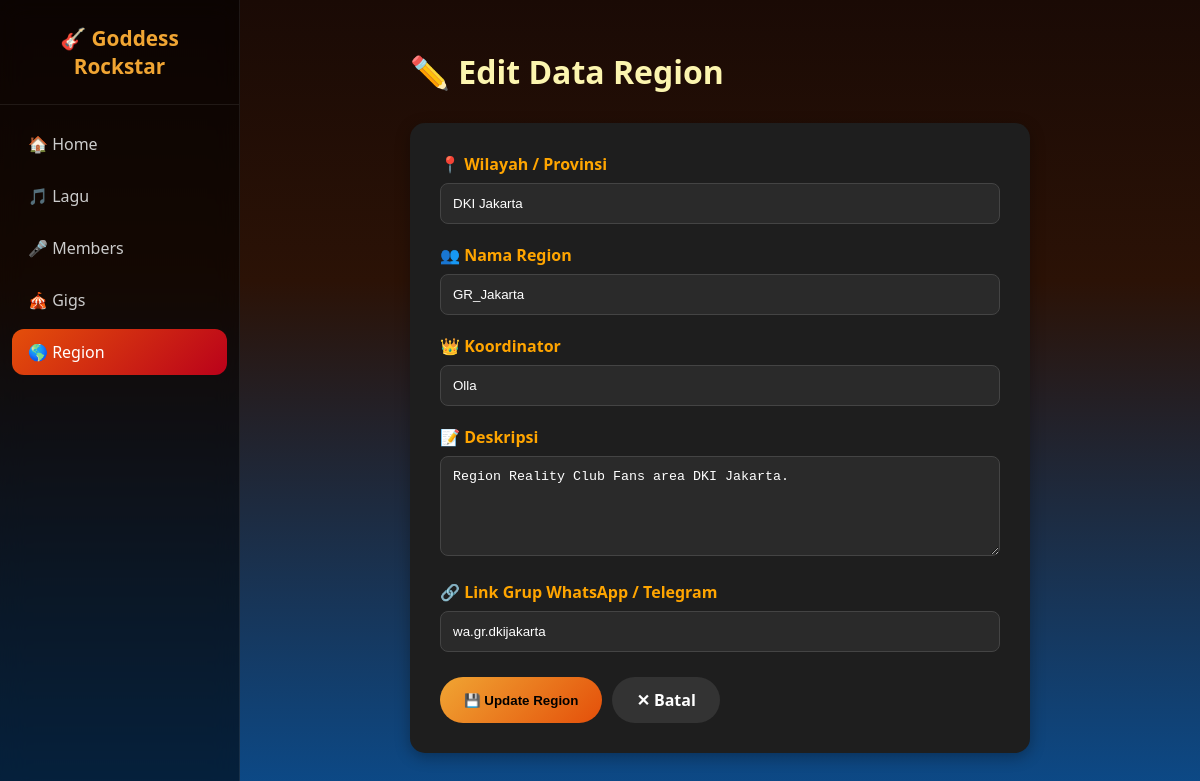
Screenshot of /edit_region.php?id=1 with the database file from the repository.
### tables this page shows
CREATE TABLE `regions` (
  `id_region` int(11) NOT NULL,
  `nama_region` varchar(100) NOT NULL,
  `wilayah` varchar(100) NOT NULL,
  `link_grup` varchar(255) DEFAULT NULL,
  `deskripsi` text DEFAULT NULL,
  `koordinator` varchar(100) DEFAULT NULL
);

### edit_region.php (the view, shortened to what this page needs)
<?php
include 'koneksi.php';
$id = mysqli_real_escape_string($conn, $_GET['id']);
$result = mysqli_query($conn, "SELECT * FROM regions WHERE id_region = '$id'");
$data = mysqli_fetch_assoc($result);
?>
<!DOCTYPE html>
<html lang="id">
<head>
    <link rel="stylesheet" href="style.css">
</head>
<body>
<div class="layout">
    <aside class="sidebar">
        <div class="sidebar-brand">🎸 Goddess<br>Rockstar</div>
        <nav class="sidebar-nav">
            <a href="index.php">🏠 Home</a>
            <a href="lagu.php">🎵 Lagu</a>
            <a href="members.php">🎤 Members</a>
            <a href="gigs.php">🎪 Gigs</a>
            <a href="region.php" class="active">🌎 Region</a>
        </nav>
    </aside>
    <main class="main-content">
        <div class="container" style="max-width: 700px; margin: 0 auto;">
            <div class="page-header">
                <h2>✏️ Edit Data Region</h2>
            </div>
            <form method="POST" action="" style="background: #1e1e1e; padding: 30px; border-radius: 15px; box-shadow: 0 4px 15px rgba(0,0,0,0.3);">
                <div style="margin-bottom: 20px;">
                    <label style="display: block; margin-bottom: 8px; color: orange; font-weight: bold;">📍 Wilayah / Provinsi</label>
                    <input type="text" name="wilayah" value="<?= htmlspecialchars($data['wilayah']) ?>" required
                           style="width: 100%; padding: 12px; background: #2a2a2a; border: 1px solid #444; color: white; border-radius: 8px;">
                </div>
                <div style="margin-bottom: 20px;">
                    <label style="display: block; margin-bottom: 8px; color: orange; font-weight: bold;">👥 Nama Region</label>
                    <input type="text" name="nama_region" value="<?= htmlspecialchars($data['nama_region']) ?>" required
                           style="width: 100%; padding: 12px; background: #2a2a2a; border: 1px solid #444; color: white; border-radius: 8px;">
                </div>
                <div style="margin-bottom: 20px;">
                    <label style="display: block; margin-bottom: 8px; color: orange; font-weight: bold;">👑 Koordinator</label>
                    <input type="text" name="koordinator" value="<?= htmlspecialchars($data['koordinator']) ?>" required
                           style="width: 100%; padding: 12px; background: #2a2a2a; border: 1px solid #444; color: white; border-radius: 8px;">
                </div>
                <div style="margin-bottom: 20px;">
                    <label style="display: block; margin-bottom: 8px; color: orange; font-weight: bold;">📝 Deskripsi</label>
                    <textarea name="deskripsi" required
                              style="width: 100%; padding: 12px; background: #2a2a2a; border: 1px solid #444; color: white; border-radius: 8px; height: 100px; resize: vertical;"><?= htmlspecialchars($data['deskripsi']) ?></textarea>
                </div>
                <div style="margin-bottom: 25px;">
                    <label style="display: block; margin-bottom: 8px; color: orange; font-weight: bold;">🔗 Link Grup WhatsApp / Telegram</label>
                    <input type="text" name="link_grup" value="<?= htmlspecialchars($data['link_grup']) ?>" required
                           style="width: 100%; padding: 12px; background: #2a2a2a; border: 1px solid #444; color: white; border-radius: 8px;">
                </div>
                <div style="display: flex; gap: 10px;">
                    <button type="submit" name="submit" class="btn btn-add" style="border: none; cursor: pointer; padding: 12px 24px;">💾 Update Region</button>
                    <a href="region.php" class="btn btn-reset" style="text-decoration: none; padding: 12px 24px; text-align: center;">✕ Batal</a>
                </div>
            </form>
        </div>
    </main>
</div>
</body>
</html>

### style.css (style rules this page uses)
:root { --cream:#FCF5AF; --yellow:#F0A533; --orange:#E44F0A; --red:#BA011A; --blue:#0B4B8B; --black:#000000; --card:#15110d; --card2:#1d1712; --text:#f5f5f5; --muted:#b8a99a; --sidebar-w:240px; }
* { margin:0; padding:0; box-sizing:border-box; }
html { scroll-behavior:smooth; }
body { font-family:'Segoe UI',sans-serif; color:var(--text); min-height:100vh; overflow-x:hidden; background: linear-gradient(180deg, #1a0a05 0%, #2b1206 35%, #0B4B8B 100%); }
.layout { display:flex; min-height:100vh; }
.sidebar { width:var(--sidebar-w); flex-shrink:0; background:rgba(0,0,0,.55); backdrop-filter:blur(12px); border-right:1px solid rgba(255,255,255,.08); padding:24px 0; position:fixed; top:0; left:0; bottom:0; display:flex; flex-direction:column; }
.sidebar-brand { font-size:1.3rem; font-weight:800; color:var(--yellow); text-align:center; padding:0 16px 24px; border-bottom:1px solid rgba(255,255,255,.08); margin-bottom:16px; }
.sidebar-nav { display:flex; flex-direction:column; gap:6px; padding:0 12px; }
.sidebar-nav a { color:#ccc; text-decoration:none; padding:12px 16px; border-radius:12px; font-weight:500; transition:.25s; }
.sidebar-nav a.active { background:linear-gradient(135deg, var(--orange), var(--red)); color:#fff; }
.main-content { margin-left:var(--sidebar-w); width:100%; }
.container { max-width:1200px; margin:auto; padding:50px 40px; }
.page-header { display:flex; justify-content:space-between; align-items:center; margin-bottom:30px; }
.page-header h2 { font-size:2rem; color:var(--cream); }
.btn { border:none; text-decoration:none; border-radius:999px; padding:12px 20px; cursor:pointer; transition:.3s; font-weight:600; display:inline-block; }
.btn-add { background:linear-gradient(135deg, var(--yellow), var(--orange)); color:black; }
.btn-back, .btn-reset { background:#333; color:white; }

### rows the page displays
regions: wilayah "DKI Jakarta", nama_region "GR_Jakarta", koordinator "Olla", deskripsi "Region Reality Club Fans area DKI Jakarta.", link_grup "wa.gr.dkijakarta"
